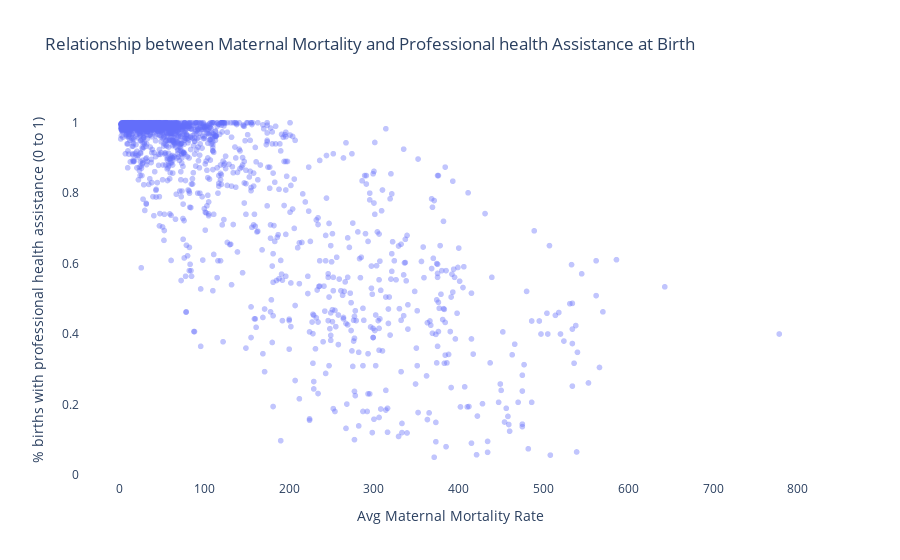

Here is the notebook cell this chart was saved with:
### Code cell
# Plot relationship between mother deaths and assistance
graph = px.scatter(final_combined, x = "Maternal Mortality", y = "Skilled assistance", title="Relationship between Maternal Mortality and Professional health Assistance at Birth", opacity = 0.4, labels={
                     "Maternal Mortality": "Avg Maternal Mortality Rate",
                     "Skilled assistance": "% births with professional health assistance (0 to 1)"
                 }) 
graph.update_layout(plot_bgcolor='white')
graph.show()

### Figure 1 — Plotly figure (JSON) as saved in the notebook; plotly's stock layout.template omitted (floating-point values rounded to 4 significant figures; data arrays with more than 128 entries replaced by an {"elided": "..."} marker saying what was removed)
{"data": [{"hovertemplate": "Avg Maternal Mortality Rate=%{x}<br>% births with professional health assistance (0 to 1)=%{y}<extra></extra>", "legendgroup": "", "marker": {"color": "#636efa", "opacity": 0.4, "symbol": "circle"}, "mode": "markers", "name": "", "showlegend": false, "type": "scattergl", "x": {"elided": "2304 float values"}, "xaxis": "x", "y": {"elided": "2304 float values"}, "yaxis": "y"}], "layout": {"legend": {"tracegroupgap": 0}, "plot_bgcolor": "white", "title": {"text": "Relationship between Maternal Mortality and Professional health Assistance at Birth"}, "xaxis": {"anchor": "y", "domain": [0, 1], "title": {"text": "Avg Maternal Mortality Rate"}}, "yaxis": {"anchor": "x", "domain": [0, 1], "title": {"text": "% births with professional health assistance (0 to 1)"}}}}
